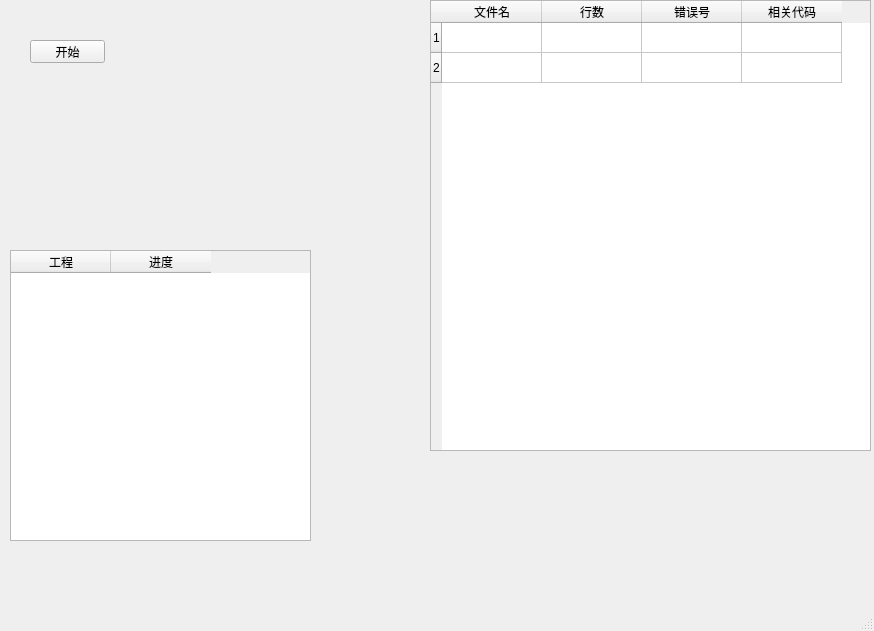
<?xml version="1.0" encoding="UTF-8"?>
<ui version="4.0">
 <class>MainWindow</class>
 <widget class="QMainWindow" name="MainWindow">
  <property name="geometry">
   <rect>
    <x>0</x>
    <y>0</y>
    <width>874</width>
    <height>631</height>
   </rect>
  </property>
  <property name="windowTitle">
   <string>MainWindow</string>
  </property>
  <widget class="QWidget" name="centralwidget">
   <widget class="QTableWidget" name="tbResult">
    <property name="enabled">
     <bool>true</bool>
    </property>
    <property name="geometry">
     <rect>
      <x>430</x>
      <y>0</y>
      <width>441</width>
      <height>451</height>
     </rect>
    </property>
    <property name="autoFillBackground">
     <bool>false</bool>
    </property>
    <property name="styleSheet">
     <string notr="true"/>
    </property>
    <property name="editTriggers">
     <set>QAbstractItemView::NoEditTriggers</set>
    </property>
    <property name="sortingEnabled">
     <bool>true</bool>
    </property>
    <property name="cornerButtonEnabled">
     <bool>true</bool>
    </property>
    <row>
     <property name="text">
      <string>1</string>
     </property>
    </row>
    <row>
     <property name="text">
      <string>2</string>
     </property>
    </row>
    <column>
     <property name="text">
      <string>文件名</string>
     </property>
    </column>
    <column>
     <property name="text">
      <string>行数</string>
     </property>
    </column>
    <column>
     <property name="text">
      <string>错误号</string>
     </property>
    </column>
    <column>
     <property name="text">
      <string>相关代码</string>
     </property>
    </column>
    <item row="0" column="0">
     <property name="text">
      <string/>
     </property>
    </item>
   </widget>
   <widget class="QPushButton" name="btnStart">
    <property name="geometry">
     <rect>
      <x>30</x>
      <y>40</y>
      <width>75</width>
      <height>23</height>
     </rect>
    </property>
    <property name="text">
     <string>开始</string>
    </property>
   </widget>
   <widget class="XTableUI" name="tbProj">
    <property name="enabled">
     <bool>true</bool>
    </property>
    <property name="geometry">
     <rect>
      <x>10</x>
      <y>250</y>
      <width>301</width>
      <height>291</height>
     </rect>
    </property>
    <property name="autoFillBackground">
     <bool>false</bool>
    </property>
    <property name="styleSheet">
     <string notr="true"/>
    </property>
    <property name="editTriggers">
     <set>QAbstractItemView::NoEditTriggers</set>
    </property>
    <property name="sortingEnabled">
     <bool>true</bool>
    </property>
    <property name="cornerButtonEnabled">
     <bool>true</bool>
    </property>
    <column>
     <property name="text">
      <string>工程</string>
     </property>
    </column>
    <column>
     <property name="text">
      <string>进度</string>
     </property>
    </column>
   </widget>
  </widget>
  <widget class="QMenuBar" name="menubar">
   <property name="geometry">
    <rect>
     <x>0</x>
     <y>0</y>
     <width>874</width>
     <height>22</height>
    </rect>
   </property>
  </widget>
  <widget class="QStatusBar" name="statusbar"/>
 </widget>
 <customwidgets>
  <customwidget>
   <class>XTableUI</class>
   <extends>QTableWidget</extends>
   <header>XTableUI.h</header>
  </customwidget>
 </customwidgets>
 <resources/>
 <connections/>
 <slots>
  <slot>OnStartBtn()</slot>
 </slots>
</ui>
